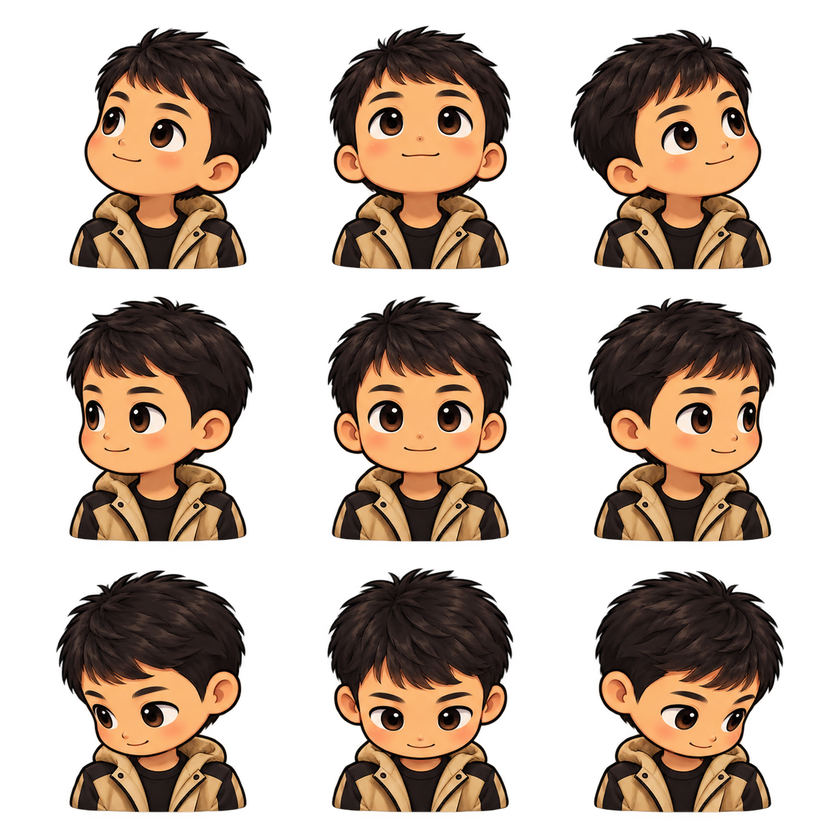
#> input picture characters/hung/directions.png, 840 x 840 px, shrunk from 1254 x 1254 before the run, found by its file name
$ python check_directions.py hung/directions.png
#> lines starting #> are read from the running program, lines starting #| are printed output that depends on the picture
"""Create a left/right contact sheet for visual direction verification."""
import sys
from pathlib import Path
from PIL import Image

for name in sys.argv[1:]:
    directory = Path('characters') / name
    source = Image.open(directory / 'directions.png')
#> source is the input picture: PIL image 840x840 RGBA; mean R, G, B, A 57.4, 40.8, 28.1, 115.5
    tile = source.width // 3
#> tile = 280
    contact = Image.new('RGBA', (tile * 2, tile))
#> contact: PIL image 560x280 RGBA; every value is 0
    contact.paste(source.crop((0, tile, tile, 2 * tile)), (0, 0))
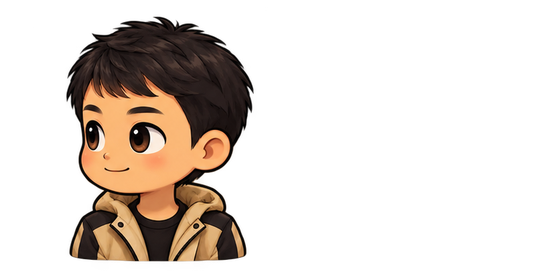
#> contact: PIL image 560x280 RGBA; mean R, G, B, A 29, 20.8, 14.3, 58; transparent parts drawn white
    contact.paste(source.crop((2 * tile, tile, 3 * tile, 2 * tile)), (tile, 0))
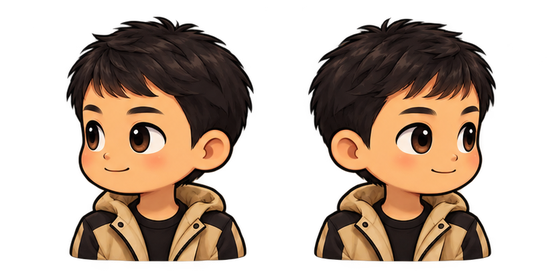
#> contact: PIL image 560x280 RGBA; mean R, G, B, A 57.7, 41.3, 28.4, 115.9; transparent parts drawn white
    contact.save(directory / 'left-right-check.png')
